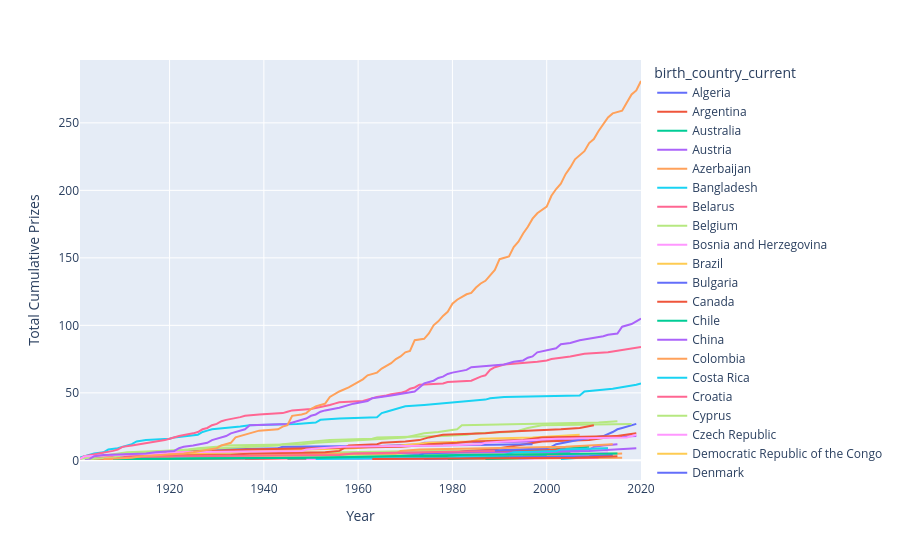

The notebook cell this image was saved under:
### Code cell
prize_by_year = data.groupby(['birth_country_current', 'year']).size().reset_index(name='prize')
prize_by_year = prize_by_year.sort_values(['birth_country_current', 'year'])

prize_by_year['cumulative_prize'] = prize_by_year.groupby('birth_country_current')['prize'].cumsum()

l_chart = px.line(prize_by_year, x = 'year', y = 'cumulative_prize', color = 'birth_country_current', hover_name = 'birth_country_current')

l_chart.update_layout(xaxis_title = 'Year', yaxis_title = 'Total Cumulative Prizes')

l_chart.show()
